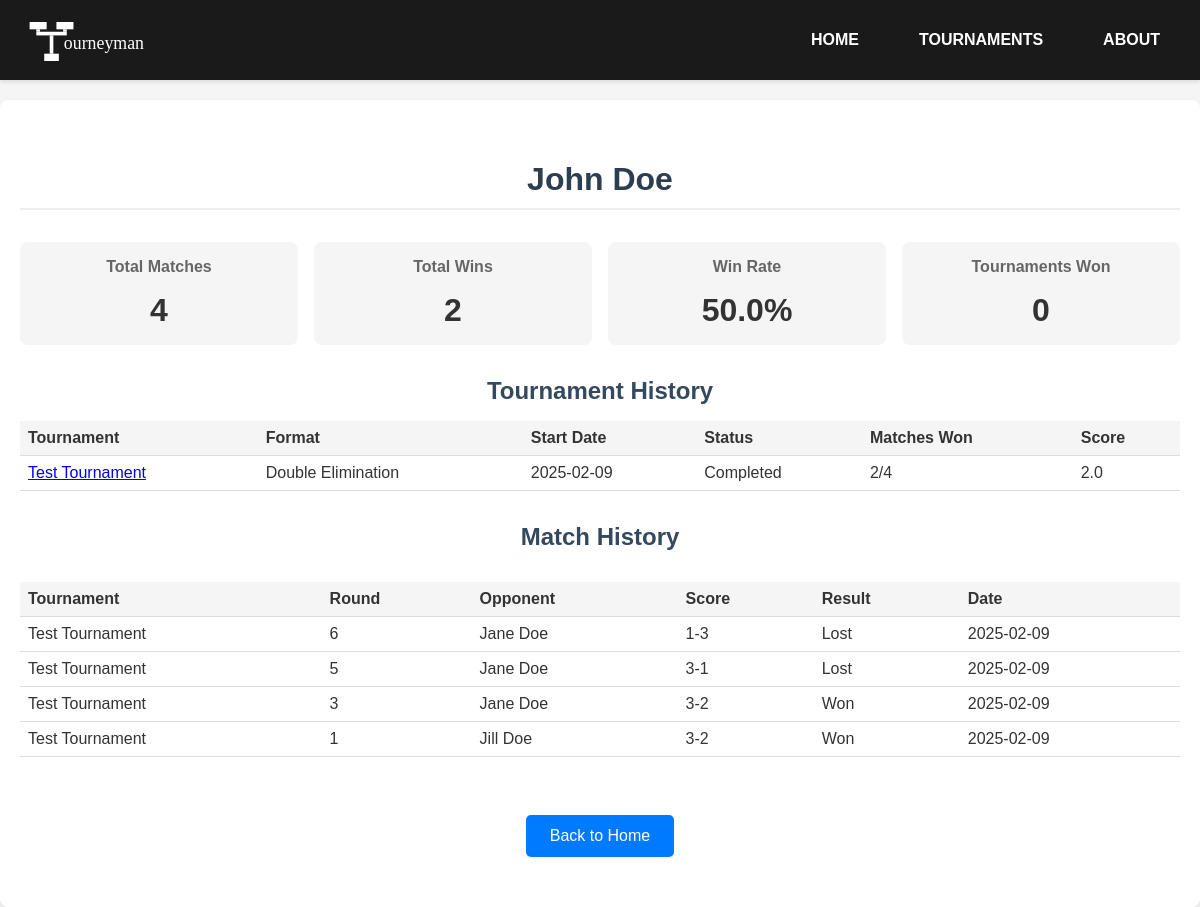
Screenshot of /player/John Doe with the database file from the repository.
### app.py (models this page shows, shortened)
class Tournament(db.Model):
    id = db.Column(db.Integer, primary_key=True)
    tournament_id = db.Column(db.Integer, nullable=False, unique=True)
    name = db.Column(db.String(100), nullable=False)
    tFormat = db.Column(db.String(80), nullable=False)
    status = db.Column(db.String(20), nullable=False, default=TournamentStatus.PENDING.value)  # Use TournamentStatus
    start_date = db.Column(db.DateTime, nullable=False)
    end_date = db.Column(db.DateTime, nullable=True)
    current_round = db.Column(db.Integer, default=1)  # For non-bracket formats
    contestants = db.relationship('Contestant', backref='tournament', lazy=True)
    matches = db.relationship('MatchResult', backref='tournament', lazy=True)

class Contestant(db.Model):
    id = db.Column(db.Integer, primary_key=True)
    player = db.Column(db.String(80), nullable=False)
    seed = db.Column(db.Integer, nullable=True)
    tournament_id = db.Column(db.Integer, db.ForeignKey('tournament.tournament_id'), nullable=False)
    score = db.Column(db.Float, default=0.0)
    matches_played = db.Column(db.Integer, default=0)
    matches_won = db.Column(db.Integer, default=0)
    matches_drawn = db.Column(db.Integer, default=0)  # For Swiss/Round Robin
    losses = db.Column(db.Integer, default=0)
    active = db.Column(db.Boolean, default=True)
    status = db.Column(db.String(20), nullable=True)  # Nullable for non-bracket formats
    matches_as_player1 = db.relationship('MatchResult',
                                       foreign_keys='MatchResult.player1_id',
                                       backref='player1_contestant',
                                       lazy=True)
    matches_as_player2 = db.relationship('MatchResult',
                                       foreign_keys='MatchResult.player2_id',
                                       backref='player2_contestant',
                                       lazy=True)
    __table_args__ = (
        db.UniqueConstraint('tournament_id', 'player', name='unique_tournament_player'),
    )

class MatchResult(db.Model):
    id = db.Column(db.Integer, primary_key=True)
    tournament_id = db.Column(db.Integer, db.ForeignKey('tournament.tournament_id'), nullable=False)
    round_number = db.Column(db.Integer, nullable=False)
    player1_id = db.Column(db.Integer, db.ForeignKey('contestant.id'), nullable=False)
    player2_id = db.Column(db.Integer, db.ForeignKey('contestant.id'), nullable=True)  # Nullable for byes
    player1 = db.Column(db.String(80), nullable=False)
    player2 = db.Column(db.String(80), nullable=True)  # Nullable for byes
    winner = db.Column(db.String(80), nullable=True)
    loser = db.Column(db.String(80), nullable=True)
    score = db.Column(db.String(100), nullable=True)
    is_draw = db.Column(db.Boolean, default=False)  # For Swiss/Round Robin
    status = db.Column(db.String(20), nullable=False, default='SCHEDULED')
    scheduled_time = db.Column(db.DateTime, nullable=True)
    completion_time = db.Column(db.DateTime, nullable=True)
    __table_args__ = (
        db.CheckConstraint(
            """
            (player2 IS NULL AND status = 'BYE' AND winner = player1 AND loser IS NULL) OR
            (player2 IS NOT NULL AND status != 'BYE' AND
             ((is_draw = true AND winner IS NULL AND loser IS NULL) OR
              (is_draw = false AND winner IN (player1, player2) AND loser IN (player1, player2))))
            """,
            name='valid_match_state'
        ),
    )

### app.py (the view)
@app.route('/player/<player_name>')
def player_stats(player_name):
    player_tournaments = db.session.query(Tournament).join(
        Contestant, Tournament.tournament_id == Contestant.tournament_id
    ).filter(Contestant.player == player_name).all()
    total_matches = 0
    total_wins = 0
    tournaments_won = 0
    for tournament in player_tournaments:
        contestant = next(c for c in tournament.contestants if c.player == player_name)
        total_matches += contestant.matches_played
        total_wins += contestant.matches_won
        if tournament.status == TournamentStatus.COMPLETED.value:
            max_score = max(c.score for c in tournament.contestants)
            if contestant.score == max_score:
                tournaments_won += 1
    win_rate = (total_wins / total_matches * 100) if total_matches > 0 else 0
    matches = db.session.query(MatchResult).filter(
        db.or_(
            MatchResult.player1 == player_name,
            MatchResult.player2 == player_name
        )
    ).order_by(MatchResult.completion_time.desc()).all()
    return render_template(
        'player_stats.html',
        player_name=player_name,
        tournaments=player_tournaments,
        matches=matches,
        total_matches=total_matches,
        total_wins=total_wins,
        tournaments_won=tournaments_won,
        win_rate=round(win_rate, 2)
    )

### templates/player_stats.html (shortened to what this page needs)
{% extends "base.html" %}
{% block content %}
<div class="container">
    <h1>{{ player_name }}</h1>
    <div class="stats-summary">
        <div class="stat-box">
            <h3>Total Matches</h3>
            <p>{{ total_matches }}</p>
        </div>
        <div class="stat-box">
            <h3>Total Wins</h3>
            <p>{{ total_wins }}</p>
        </div>
        <div class="stat-box">
            <h3>Win Rate</h3>
            <p>{{ win_rate }}%</p>
        </div>
        <div class="stat-box">
            <h3>Tournaments Won</h3>
            <p>{{ tournaments_won }}</p>
        </div>
    </div>
    <div class="tournaments-section">
        <h2>Tournament History</h2>
        <table>
            <thead>
                <tr>
                    <th>Tournament</th>
                    <th>Format</th>
                    <th>Start Date</th>
                    <th>Status</th>
                    <th>Matches Won</th>
                    <th>Score</th>
                </tr>
            </thead>
            <tbody>
                {% for tournament in tournaments|sort(attribute='start_date', reverse=True) %}
                <tr>
                    <td><a href="{{ url_for('tournament_details', tournament_id=tournament.tournament_id) }}">{{ tournament.name }}</a></td>
                    <td>{{ tournament.tFormat }}</td>
                    <td>{{ tournament.start_date.strftime('%Y-%m-%d') }}</td>
                    <td>{{ tournament.status }}</td>
                    {% for contestant in tournament.contestants %}
                        {% if contestant.player == player_name %}
                        <td>{{ contestant.matches_won }}/{{ contestant.matches_played }}</td>
                        <td>{{ contestant.score }}</td>
                        {% endif %}
                    {% endfor %}
                </tr>
                {% endfor %}
            </tbody>
        </table>
    </div>
    <div class="match-history">
        <h2>Match History</h2>
        <div class="matches-container">
            <table>
                <thead>
                    <tr>
                        <th>Tournament</th>
                        <th>Round</th>
                        <th>Opponent</th>
                        <th>Score</th>
                        <th>Result</th>
                        <th>Date</th>
                    </tr>
                </thead>
                <tbody>
                    {% for match in matches %}
                    <tr>
                        {% set tournament = tournaments|selectattr('tournament_id', 'eq', match.tournament_id)|first %}
                        <td>{{ tournament.name }}</td>
                        <td>{{ match.round_number }}</td>
                        <td>
                            {% if match.player1 == player_name %}
                                {{ match.player2 if match.player2 else 'BYE' }}
                            {% else %}
                                {{ match.player1 }}
                            {% endif %}
                        </td>
                        <td>{{ match.score }}</td>
                        <td>
                            {% if match.is_draw %}
                                Draw
                            {% elif match.winner == player_name %}
                                Won
                            {% else %}
                                Lost
                            {% endif %}
                        </td>
                        <td>{{ match.completion_time.strftime('%Y-%m-%d') }}</td>
                    </tr>
                    {% endfor %}
                </tbody>
            </table>
        </div>
    </div>
    <div class="actions">
        <a href="{{ url_for('index') }}" class="link">Back to Home</a>
    </div>
</div>
{% endblock %}

### static/css/style.css (style rules this page uses)
* { font-family: 'Bahnschrift', sans-serif; }
body { margin: 0; padding-top: 100px; background-color: #f5f5f5; color: #333; }
.container { max-width: 1200px; margin: 0 auto; padding: 40px 20px; background-color: white; border-radius: 8px; box-shadow: 0 2px 4px rgba(0, 0, 0, 0.1); text-align: center; }
h1 { color: #2c3e50; margin-bottom: 30px; padding-bottom: 10px; border-bottom: 2px solid #eee; }
h2 { color: #34495e; margin: 25px 0 15px; }
h3 { color: #455a64; margin: 20px 0 10px; }
.button, .link { display: inline-block; margin: 10px; padding: 12px 24px; font-size: 16px; background-color: #007BFF; color: white; text-decoration: none; border-radius: 5px; border: none; cursor: pointer; transition: background-color 0.2s; }

### templates/player_stats.html (style rules this page uses)
.stats-summary { display: flex; justify-content: space-between; margin: 2em 0; gap: 1em; }
.stat-box { flex: 1; padding: 1em; background-color: #f5f5f5; border-radius: 8px; text-align: center; }
.stat-box h3 { margin: 0; font-size: 1em; color: #666; }
.stat-box p { margin: 0.5em 0 0; font-size: 2em; font-weight: bold; color: #333; }
.tournaments-section, .match-history { margin: 2em 0; }
.matches-container { max-height: 400px; overflow-y: auto; }
table { width: 100%; border-collapse: collapse; margin: 1em 0; }
th, td { padding: 8px; text-align: left; border-bottom: 1px solid #ddd; }
th { background-color: #f5f5f5; position: sticky; top: 0; }
.actions { margin-top: 2em; }

### rows the page displays
Tournament: name "Test Tournament", tFormat "Double Elimination", start_date "2025-02-09", status "Completed"
Contestant: matches_won "2", matches_played "4", score "2.0"
MatchResult: round_number "6", player2 "Jane Doe", score "1-3", is_draw "Lost", completion_time "2025-02-09"
MatchResult: round_number "5", player1 "Jane Doe", score "3-1", is_draw "Lost", completion_time "2025-02-09"
MatchResult: round_number "3", player2 "Jane Doe", score "3-2", is_draw "Won", completion_time "2025-02-09"
MatchResult: round_number "1", player2 "Jill Doe", score "3-2", is_draw "Won", completion_time "2025-02-09"

### other values shown
{{ player_name }} "John Doe"
{{ total_matches }} "4"
{{ total_wins }} "2"
{{ win_rate }} "50.0"
{{ tournaments_won }} "0"
